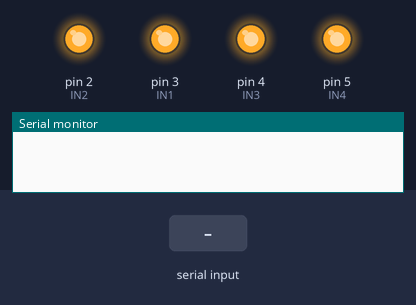
This sketch was run on a simulated Arduino Uno, built with avr-gcc and run on an emulated ATmega328P. Shown: output pins drawn as LEDs (lit = HIGH), the last lines printed to the serial monitor. The inputs (shaded band) are chosen by the test bench.

Above: at 3.2 s.
3.3 s: "1" received over Serial
At 5.2 s:
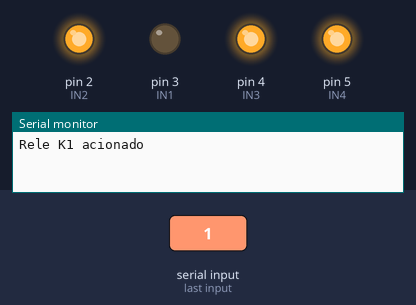
5.5 s: "2" received over Serial
At 7.0 s:
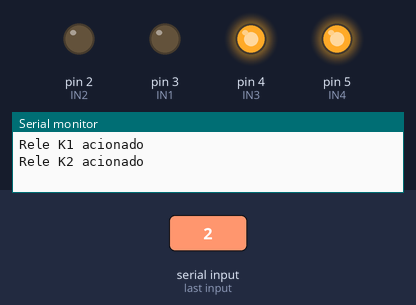
7.5 s: "5" received over Serial
At 8.5 s:
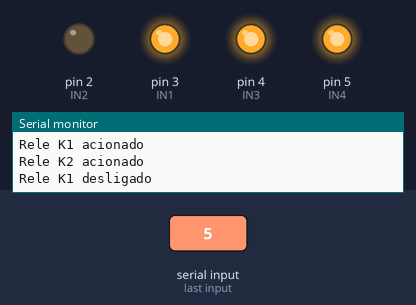
9.5 s: "3" received over Serial
At 11.2 s:
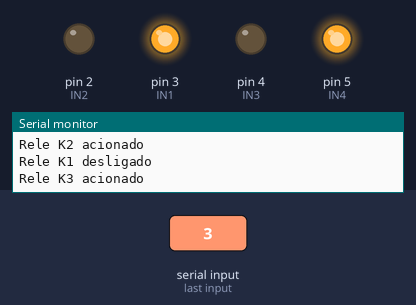
11.5 s: "4" received over Serial
At 12.8 s:
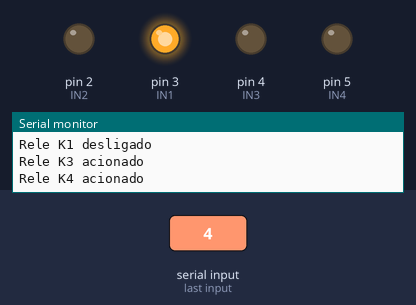
13.5 s: "6" received over Serial
At 14.3 s:
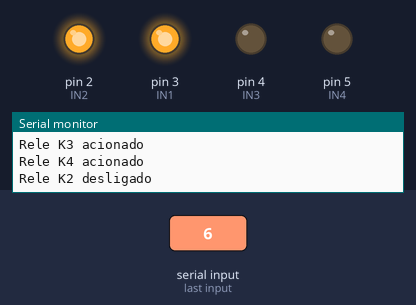
Timing chart, 0 to 16.5 s (numbered marks = the images above; inputs shaded):
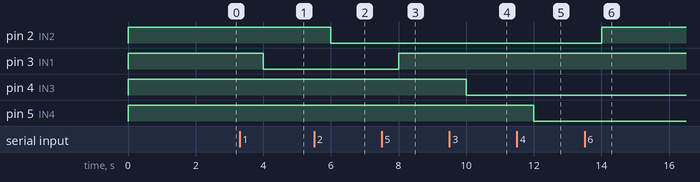

Measured:
- after the input at 3.3 s, pin 3 (IN1): HIGH → LOW after 0.70 s
- after the input at 5.5 s, pin 2 (IN2): HIGH → LOW after 0.50 s
- after the input at 7.5 s, pin 3 (IN1): LOW → HIGH after 0.50 s
- after the input at 9.5 s, pin 4 (IN3): HIGH → LOW after 0.50 s
- after the input at 11.5 s, pin 5 (IN4): HIGH → LOW after 0.50 s
- after the input at 13.5 s, pin 2 (IN2): LOW → HIGH after 0.50 s

The sketch:

nova.ino
```cpp
#include <Wire.h>
int IN1 = 3;                             // pino IN1 conectado porta D2 Arduino
int IN2 = 2;                             // pino IN2 conectado porta D3 Arduino
int IN3 = 4;                             // pino IN1 conectado porta D4 Arduino
int IN4 = 5;                             // pino IN2 conectado porta D5 Arduino
byte byteRead;
void setup()
{
  Wire.begin();
  Serial.begin(9600);                    // console serial 9600 Bps
  pinMode(IN1, OUTPUT);                  // definições das portas IN1 ate IN4 como portas de saidas
  pinMode(IN2, OUTPUT);
  pinMode(IN3, OUTPUT);
  pinMode(IN4, OUTPUT);

  digitalWrite(IN1, HIGH);               // desativa porta IN1
  digitalWrite(IN2, HIGH);               // desativa porta IN2
  digitalWrite(IN3, HIGH);               // desativa porta IN3
  digitalWrite(IN4, HIGH);               // desativa porta IN4
  delay(2000); //INTERVALO DE 2 SEGUNDO ANTES DE INICIAR
}

void loop(){
if (Serial.available())  //verifica se tem dados diponível para leitura{
       byteRead = Serial.read(); //le bytwe mais recente no buffer da serial
       //Serial.println(byteRead);
       if(byteRead == '1'){
            Serial.println("Rele K1 acionado");
            digitalWrite(IN1, LOW);                // acionamento relé K1
        }
       if(byteRead == '2'){
            Serial.println("Rele K2 acionado");
            digitalWrite(IN2, LOW);                // acionamento relé K2
        }
       if(byteRead == '3'){
            Serial.println("Rele K3 acionado");
            digitalWrite(IN3, LOW);                // acionamento relé K3
        }
       if(byteRead == '4'){
            Serial.println("Rele K4 acionado");
            digitalWrite(IN4, LOW);                // acionamento relé K4
        }
       if(byteRead == '5'){
            Serial.println("Rele K1 desligado");
            digitalWrite(IN1, HIGH);               // desativa porta IN1
        }
       if(byteRead == '6'){
            Serial.println("Rele K2 desligado");
            digitalWrite(IN2, HIGH);               // desativa porta IN2
        }
       if(byteRead == '7'){
            Serial.println("Rele K3 desligado");
            digitalWrite(IN3, HIGH);               // desativa porta IN3
        }
       if(byteRead == '8'){
            Serial.println("Rele K4 desligado");
            digitalWrite(IN4, HIGH);               // desativa porta IN4
        }
    delay(2000);
}
```
